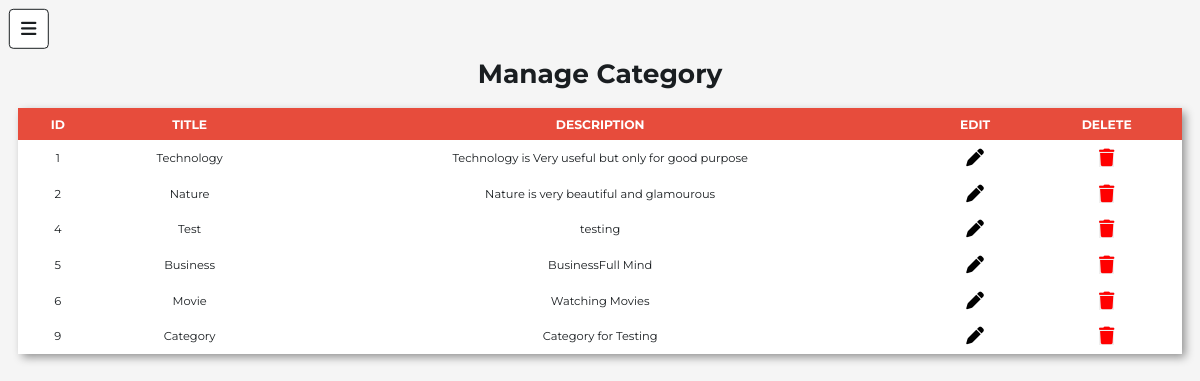
Screenshot of /admin/manage_category.php (signed in) with the database file from the repository.
### tables this page shows
CREATE TABLE `categories` (
  `id` int(11) NOT NULL,
  `title` varchar(255) NOT NULL,
  `description` varchar(255) NOT NULL
);

### admin/manage_category.php (the view, shortened to what this page needs)
<?php
include '../components/connect.php';
?>
<!DOCTYPE html>
<html lang="en">
<head>
    <link rel="stylesheet" href="https://cdnjs.cloudflare.com/ajax/libs/font-awesome/6.1.1/css/all.min.css">
    <link rel="stylesheet" href="../css/admin_style.css">
</head>
<body>
    <?php include '../components/admin_header.php' ?>
    <section class="show-posts">
        <h1 class="heading">Manage Category</h1>
        <div class="table-container">
            <table width=100%>
                <thead>
                    <tr>
                        <th>Id</th>
                        <th>Title</th>
                        <th>Description</th>
                        <th>Edit</th>
                        <th>Delete</th>
                    </tr>
                </thead>
                <tbody>
                    <?php
                    $select_category = $conn->prepare("SELECT * FROM `categories`");
                    $select_category->execute();
                    if ($select_category->rowCount() > 0) {
                        while ($fetch_category = $select_category->fetch(PDO::FETCH_ASSOC)) {
                            $cat_id = $fetch_category['id'];
                            ?>
                            <form method="post" class="box">
                                <tr>
                                    <td>
                                        <?= $fetch_category['id']; ?>
                                    </td>
                                    <td>
                                        <?= $fetch_category['title']; ?>
                                    </td>
                                    <td>
                                        <?= $fetch_category['description']; ?>
                                    </td>
                                    <td>
                                        <a href="update_category.php?id=<?= $cat_id; ?>" class="post-btn post-edit"><i
                                                class="fas fa-pen"></i></a>
                                    </td>
                                    <td>
                                        <button type="submit" name="delete" class="post-btn post-delete"
                                            onclick="return confirm('delete this category?');"><i class="fas fa-trash"></i></button>
                                    </td>
                                </tr>
                            </form>
                            <?php
                        }
                    } else {
                        echo '<p class="empty">no category added yet! <a href="add_category.php" class="btn" style="margin-top:1.5rem;">Add Category</a></p>';
                    }
                    ?>
                </tbody>
            </table>
        </div>
    </section>
</body>
</html>

### components/admin_header.php (shortened to what this page needs)
<div id="menu-btn" class="fas fa-bars"></div>

### css/admin_style.css (style rules this page uses)
:root { --red: #e74c3c; --orange: #f39c12; --black: #1A1E21; --white: #fff; --light-bg: #f5f5f5; --light-color: #999f; --border: 1px solid var(--black); --box-shadow: .5rem .5rem 1rem rgba(0, 0, 0, 0.421); }
* { font-family: 'Montserrat', sans-serif; margin: 0; padding: 0; box-sizing: border-box; text-decoration: none; text-wrap: wrap; outline: none; border: none; }
::placeholder { text-transform: capitalize; }
html { font-size: 62.5%; overflow-x: hidden; }
body { background-color: var(--light-bg); padding-left: 35rem; }
section { max-width: 1200px; margin: 0 auto; padding: 2rem; }
.heading { text-align: center; margin-bottom: 2rem; text-transform: capitalize; color: var(--black); font-size: 3rem; }
table { border-collapse: collapse; background-color: var(--white); box-shadow: var(--box-shadow); }
thead { background-color: var(--red); }
th { color: var(--white); font-size: 1.4rem; text-align: center; text-transform: uppercase; }
td, th { text-align: center; padding: 1rem 1.5rem; }
td { font-size: 1.3rem; color: var(--black); }
.post-btn i { font-size: 2rem; }
.post-edit i { color: black; }
.post-delete i { color: red; }
#menu-btn { display: none; border: var(--border); border-radius: .5rem; background-color: var(--white); color: var(--black); cursor: pointer; box-shadow: var(--border); height: 4.5rem; line-height: 4.3rem; width: 4.5rem; font-size: 2rem; position: sticky; top: 1rem; left: 1rem; z-index: 10000; text-align: center; }
@media (max-width:1200px) { html { font-size: 55%; } }
@media (max-width:1200px) { body { padding-left: 0; } }
@media (max-width:1200px) { #menu-btn { display: block; } }

### rows the page displays
categories: id "1", title "Technology", description "Technology is Very useful but only for good purpose"
categories: id "2", title "Nature", description "Nature is very beautiful and glamourous"
categories: id "4", title "Test", description "testing"
categories: id "5", title "Business", description "BusinessFull Mind"
categories: id "6", title "Movie", description "Watching Movies"
categories: id "9", title "Category", description "Category for Testing"
